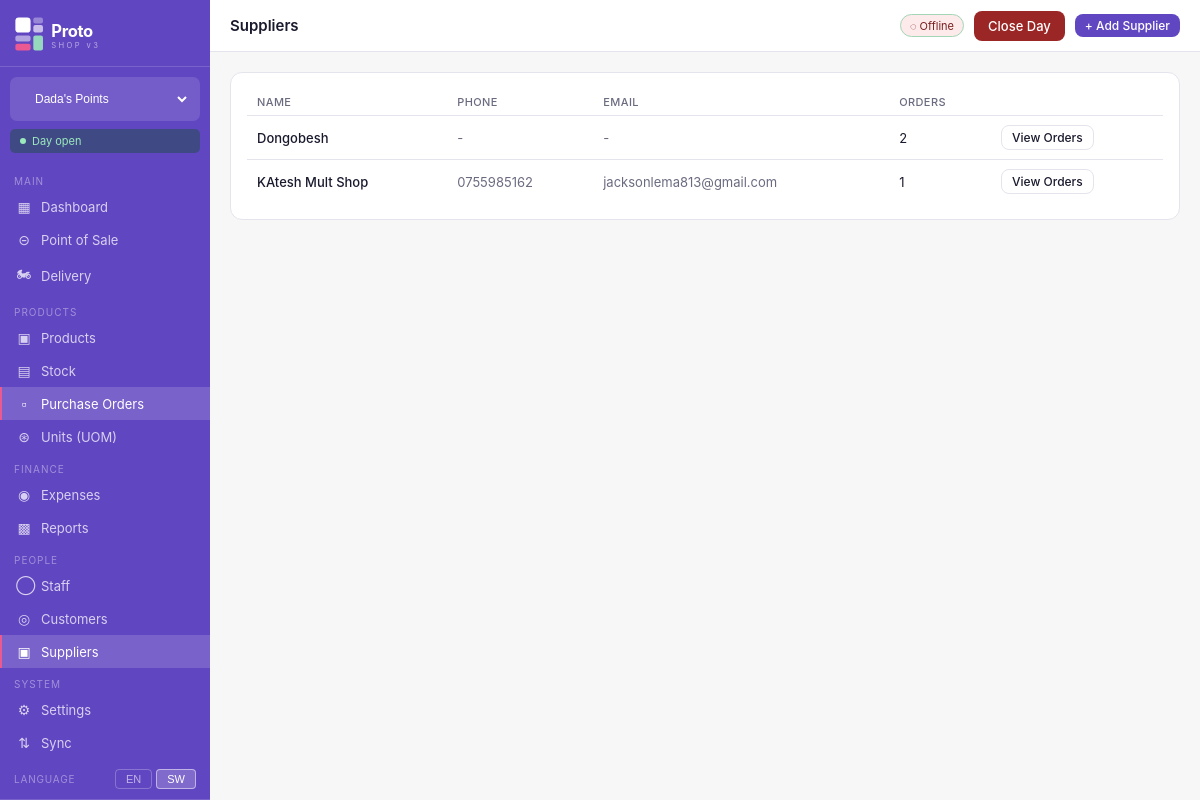
Page /purchases/suppliers/ (signed in) on the committed database.
### shops/models.py (models this page shows, shortened)
class Shop(models.Model):
    SHOP_TYPE_CHOICES = [
        ('handbags', 'Handbags'),
        ('hair', 'Hair Products'),
        ('home', 'Home Supplies'),
        ('other', 'Other'),
    ]
    name = models.CharField(max_length=100)
    shop_type = models.CharField(max_length=20, choices=SHOP_TYPE_CHOICES)
    address = models.TextField(blank=True)
    phone = models.CharField(max_length=20, blank=True)
    is_active = models.BooleanField(default=True)
    created_at = models.DateTimeField(auto_now_add=True)
    class Meta:
        ordering = ['name']

class UserShopAccess(models.Model):
    ROLE_CHOICES = [
        ('owner', 'Owner'),
        ('admin', 'Admin'),
        ('cashier', 'Cashier'),
    ]
    user = models.ForeignKey(User, on_delete=models.CASCADE, related_name='shop_access')
    shop = models.ForeignKey(Shop, on_delete=models.CASCADE, related_name='user_access')
    role = models.CharField(max_length=20, choices=ROLE_CHOICES, default='cashier')
    is_active = models.BooleanField(default=True)
    class Meta:
        unique_together = ('user', 'shop')

### purchases/models.py (models this page shows, shortened)
class Supplier(models.Model):
    name = models.CharField(max_length=150)
    phone = models.CharField(max_length=20, blank=True)
    email = models.EmailField(blank=True)
    address = models.TextField(blank=True)
    notes = models.TextField(blank=True)
    is_active = models.BooleanField(default=True)
    created_at = models.DateTimeField(auto_now_add=True)

### purchases/views.py (the view)
# urls.py: path('suppliers/', views.supplier_list, name='suppliers'),
@login_required
def supplier_list(request):
    suppliers = Supplier.objects.filter(is_active=True).prefetch_related('orders')
    return render(request, 'purchases/suppliers.html', {'suppliers': suppliers})

### shops/models.py (called while the page is built)
    @property
    def is_open(self):
        return self.status == 'open'

### templates/purchases/suppliers.html (shortened to what this page needs)
{% extends "base.html" %}
{% block page_title %}Suppliers{% endblock %}
{% block topbar_actions %}<a href="{% url 'purchases:supplier_create' %}" class="btn btn-primary btn-sm">+ Add Supplier</a>{% endblock %}
{% block content %}
<div class="card">
  <table>
    <thead><tr><th>Name</th><th>Phone</th><th>Email</th><th>Orders</th><th></th></tr></thead>
    <tbody>
      {% for s in suppliers %}
      <tr>
        <td style="font-weight:500">{{ s.name }}</td>
        <td style="color:#6b6b80">{{ s.phone|default:"-" }}</td>
        <td style="color:#6b6b80">{{ s.email|default:"-" }}</td>
        <td>{{ s.orders.count }}</td>
        <td><a href="{% url 'purchases:list' %}" class="btn btn-outline btn-sm">View Orders</a></td>
      </tr>
      {% empty %}
      <tr><td colspan="5" style="text-align:center;padding:24px;color:#6b6b80">No suppliers yet. <a href="{% url 'purchases:supplier_create' %}">Add one</a></td></tr>
      {% endfor %}
    </tbody>
  </table>
</div>
{% endblock %}

### templates/base.html (shortened to what this page needs)
<!DOCTYPE html>
<html lang="en">
<head>
  <link rel="stylesheet" href="/static/css/proto.css">
</head>
<body>
<div class="app-layout">
  <aside class="sidebar">
    <div class="sidebar-logo">
      <a href="{% url 'dashboard' %}" style="display:flex;align-items:center;padding:2px 0;">
        <img src="/static/img/logo-white.svg" alt="Proto v3" style="height:36px;width:auto;">
      </a>
    </div>
    {% if all_accessible_shops %}
    <form method="post" action="{% url 'switch_shop' %}" class="shop-switcher">
      <select name="shop_id" onchange="this.form.submit()">
        {% for access in all_accessible_shops %}
          <option value="{{ access.shop.id }}"
            {% if access.shop.id == current_shop.id %}selected{% endif %}>
            {{ access.shop.name }}
          </option>
        {% endfor %}
      </select>
    </form>
    {% endif %}
    <div class="day-badge {% if day_is_open %}day-open{% else %}day-closed{% endif %}">
      <span class="day-dot"></span>
      {% if day_is_open %}Day open{% else %}Day closed{% endif %}
    </div>
    <nav class="sidebar-nav">
      <div class="nav-section">Main</div>
      <a href="{% url 'dashboard' %}" class="nav-item {% if request.resolver_match.url_name == 'dashboard' %}active{% endif %}">
        <span class="nav-icon">&#9638;</span> Dashboard
      </a>
      <a href="{% url 'pos:index' %}" class="nav-item {% if 'pos' in request.resolver_match.namespace %}active{% endif %}">
        <span class="nav-icon">&#8861;</span> Point of Sale
      </a>
      <a href="{% url 'delivery:board' %}" class="nav-item {% if request.resolver_match.namespace == 'delivery' %}active{% endif %}">
        <span class="nav-icon">&#127949;</span> Delivery
      </a>
      <div class="nav-section">Products</div>
      <a href="{% url 'products:list' %}" class="nav-item {% if request.resolver_match.namespace == 'products' %}active{% endif %}">
        <span class="nav-icon">&#9635;</span> Products
      </a>
      <a href="{% url 'stock:list' %}" class="nav-item {% if request.resolver_match.namespace == 'stock' %}active{% endif %}">
        <span class="nav-icon">&#9636;</span> Stock
      </a>
      <a href="{% url 'purchases:list' %}" class="nav-item {% if request.resolver_match.namespace == 'purchases' %}active{% endif %}">
        <span class="nav-icon">&#9643;</span> Purchase Orders
      </a>
      <a href="{% url 'units:list' %}" class="nav-item {% if request.resolver_match.namespace == 'units' %}active{% endif %}">
        <span class="nav-icon">&#8859;</span> Units (UOM)
      </a>
      <div class="nav-section">Finance</div>
      <a href="{% url 'expenses:list' %}" class="nav-item {% if request.resolver_match.namespace == 'expenses' %}active{% endif %}">
        <span class="nav-icon">&#9673;</span> Expenses
      </a>
      <a href="{% url 'reports:dashboard' %}" class="nav-item {% if request.resolver_match.namespace == 'reports' %}active{% endif %}">
        <span class="nav-icon">&#9641;</span> Reports
      </a>
      <div class="nav-section">People</div>
      <a href="{% url 'staff:list' %}" class="nav-item {% if request.resolver_match.namespace == 'staff' %}active{% endif %}">
        <span class="nav-icon">&#9711;</span> Staff
      </a>
      <a href="{% url 'customers:list' %}" class="nav-item {% if request.resolver_match.namespace == 'customers' %}active{% endif %}">
        <span class="nav-icon">&#9678;</span> Customers
      </a>
      <a href="{% url 'purchases:suppliers' %}" class="nav-item {% if request.resolver_match.url_name == 'suppliers' or request.resolver_match.url_name == 'supplier_create' %}active{% endif %}">
        <span class="nav-icon">&#9635;</span> Suppliers
      </a>
      <div class="nav-section">System</div>
      <a href="{% url 'settings:index' %}" class="nav-item {% if request.resolver_match.namespace == 'settings' %}active{% endif %}">
        <span class="nav-icon">&#9881;</span> Settings
      </a>
      <a href="{% url 'sync_engine:dashboard' %}" class="nav-item {% if request.resolver_match.namespace == 'sync_engine' %}active{% endif %}">
        <span class="nav-icon">&#8645;</span> Sync
      </a>
      <div class="nav-lang">
        <span class="nav-lang-label">Language</span>
        <div class="nav-lang-btns">
          <form method="post" action="{% url 'settings:change_language' %}" style="display:inline">
            <button type="submit" class="lang-btn {% if request.LANGUAGE_CODE == 'en' %}lang-active{% endif %}">EN</button>
          </form>
          <form method="post" action="{% url 'settings:change_language' %}" style="display:inline">
            <button type="submit" class="lang-btn {% if request.LANGUAGE_CODE != 'en' %}lang-active{% endif %}">SW</button>
          </form>
        </div>
      </div>
    </nav>
  </aside>
  <div class="main-area">
    <header class="topbar">
      <div class="topbar-left">
        <h1 class="page-title">{% block page_title %}Dashboard{% endblock %}</h1>
      </div>
      <div class="topbar-right">
        <span class="sync-badge" id="sync-indicator" title="Click to sync">&#9679; Online</span>
        {% if day_is_open %}
          <a href="#" class="btn btn-danger" onclick="showCloseDayModal(); return false;">Close Day</a>
        {% else %}
          <a href="#" class="btn btn-success" onclick="showOpenDayModal(); return false;">Open Day</a>
        {% endif %}
        {% block topbar_actions %}{% endblock %}
      </div>
    </header>
    <main class="page-content">
      {% block content %}{% endblock %}
    </main>
  </div>
</div>
</body>
</html>

### rows in the picture
Shop: shop_id "Dada's Points"
Supplier: name "Dongobesh", phone "-", email "-", orders.count "2"
Supplier: name "KAtesh Mult Shop", phone "0755985162", email "jacksonlema813@gmail.com", orders.count "1"
